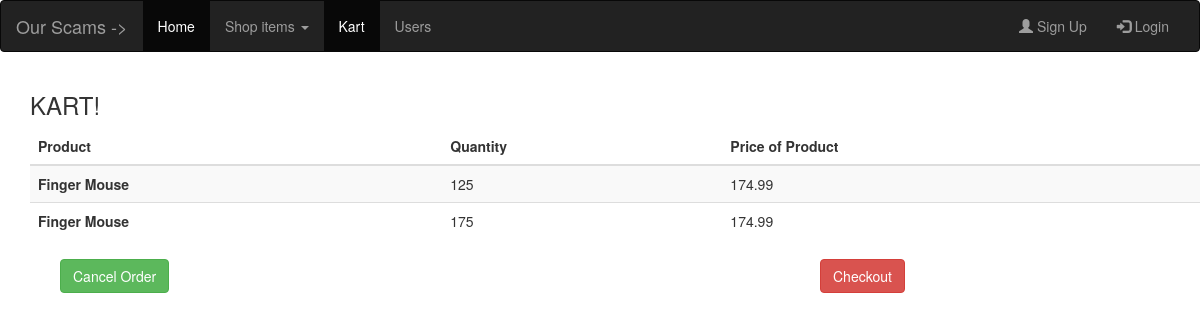
Page /Pages/kartPage.php on the committed database.
### tables this page shows
CREATE TABLE `order_info` (
  `order_ID` int(11) NOT NULL,
  `product_ID` int(11) NOT NULL,
  `quantity` int(11) NOT NULL
);

CREATE TABLE `products` (
  `product_ID` int(11) NOT NULL,
  `name` varchar(100) DEFAULT NULL,
  `price` double(8,2) DEFAULT NULL,
  `short_desc` varchar(150) DEFAULT NULL,
  `image` varchar(100) DEFAULT NULL,
  `category_ID` int(11) DEFAULT NULL,
  `description` varchar(300) DEFAULT NULL,
  `desc_image` varchar(30) DEFAULT NULL,
  `weightKg` int(11) NOT NULL DEFAULT '13'
);

### Classes/OrderDataService.php (called while the page is built, shortened)
<?php
class orderDataService{
    function findCurrentOrder($id){
        $database = new Database();
        $connection = $database->getConnected();
        $orderItems = [];
        $order_id = 0;
        $sql = "SELECT * FROM orders WHERE active = true AND user_ID = $id";
        if ($result = $connection->query($sql)) {
            if($result->num_rows === 0){
                return null;
            }
            else{
                $order_id = $result->fetch_assoc();
                $order_id = $order_id['order_ID'];
            }
        } else {
            echo "<p style=\"color:red;\">ERROR: " . $DBConnect->error . "</p>";
            return null;
        }
        $sql = "SELECT products.name, order_info.quantity,products.price FROM order_info INNER JOIN products ON order_info.product_ID=products.product_ID WHERE order_info.order_ID = $order_id";
        if ($result = $connection->query($sql)) {
            $index = 0;
            if($result->num_rows === 0)
                return null;
            else{
                while($row = $result->fetch_assoc()){
                    $orderItems[$index] = array($row['name'] , $row ['quantity'] , $row['price']);
                    ++$index;
                }
                return $orderItems;
            }
        } else {
            echo "<p style=\"color:red;\">ERROR: " . $DBConnect->error . "</p>";
            return null;
        }
    }
}
?>

### Classes/OrderBusinessService.php (called while the page is built, shortened)
<?php
require ("OrderDataService.php");
?>
<?php
class orderBusinessService{
    function getOrders($id){
        $service = new orderDataService();
        return $service->findCurrentOrder($id);
    }
}
?>

### Pages/fragments/_displayKart.php (the view)
<?php
function displayKart($kart){
?>
<table class="table table-striped table-dark">
  <thead>
    <tr>
      <th scope="col">Product</th>
      <th scope="col">Quantity</th>
      <th scope="col">Price of Product</th>
    </tr>
  </thead>
  <tbody>
      <?php
        foreach($kart as $column){
      ?>
          <tr>
            <th scope="row"><?php echo $column[0]; ?></th>
            <td><?php echo $column[1];?></td>
            <td><?php echo $column[2];?></td>
          </tr>
      <?php
        }
      ?>
  </tbody>
</table>
<?php
}
?>

### rows in the picture
order_info: product_ID.name "Finger Mouse", quantity "125", product_ID.price "174.99"
order_info: product_ID.name "Finger Mouse", quantity "175", product_ID.price "174.99"
